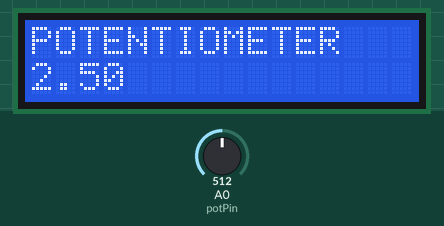
This sketch was run on a simulated Arduino Uno, built with avr-gcc and run on an emulated ATmega328P. Parts: 16×2 character LCD. The test bench sets the inputs (shaded band); at power-on: A0 (potPin) = 512.

Above: at 1.2 s.
1.3 s: A0 (potPin) set to 716
At 2.3 s:
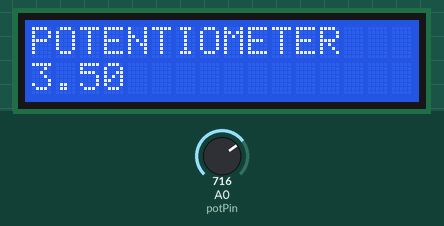
2.8 s: A0 (potPin) set to 900
At 4.0 s:
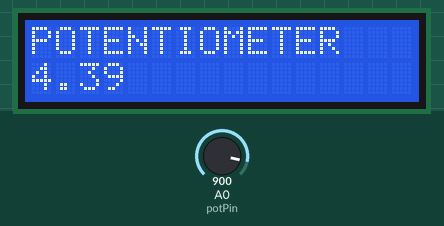
4.3 s: A0 (potPin) set to 1023
At 5.7 s:
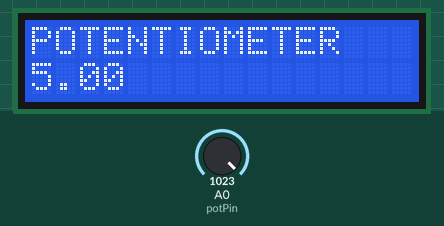
Timing chart, 0 to 7.3 s (numbered marks = the images above; inputs shaded):
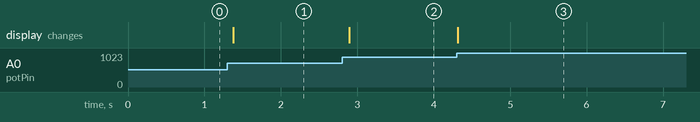

The sketch:

Potentiometer.ino
```cpp
//analogReference() - Configures the ref volt
//analogRead(PIN) - Read the value form analog sensors

#include <LiquidCrystal.h>
LiquidCrystal lcd(12,11,5,4,3,2);

float potPin = A0;
float potValue1 = 0;
float potValue2 = 0;

void setup() {
  lcd.begin(16,2);
  lcd.print("POTENTIOMETER");
}

void loop() {
  potValue1 = analogRead(A0);
  potValue2 = potValue1 *5/1024;
  lcd.setCursor(0,1);
  lcd.print(potValue2);
  delay(100);

}
```

Measured:
- after the input at 1.3 s, the display: changes after 0.08 s (image 1)
- after the input at 2.8 s, the display: changes after 0.10 s (image 2)
- after the input at 4.3 s, the display: changes at once (image 3)
